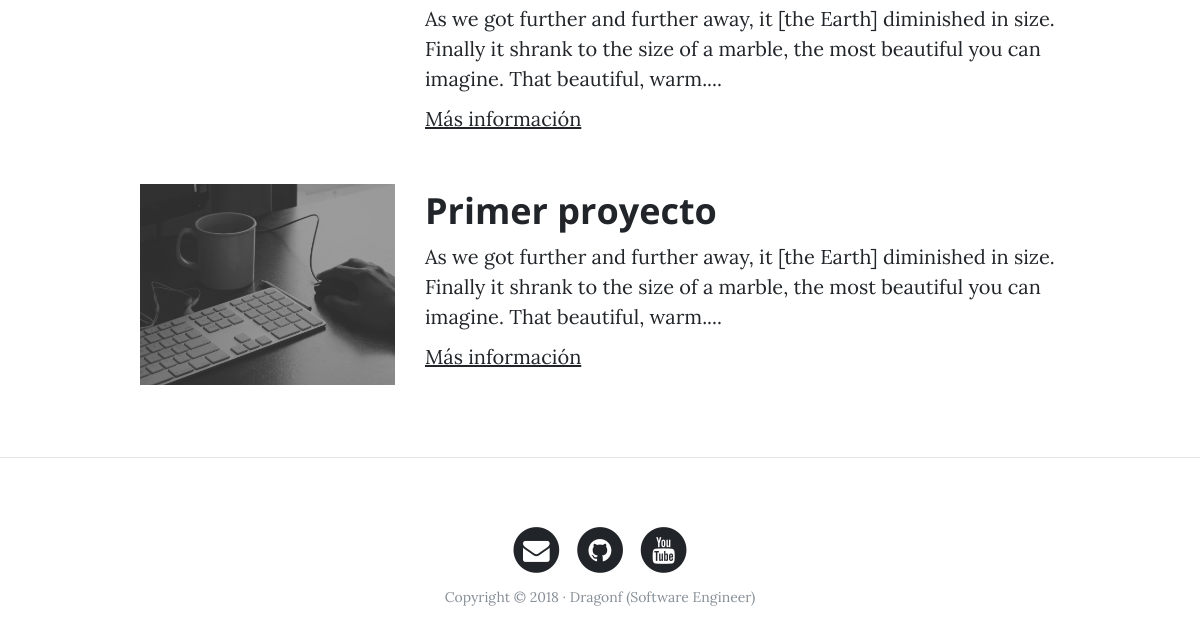
/porfolio/ (lower part), run on an earlier commit of the app's database.
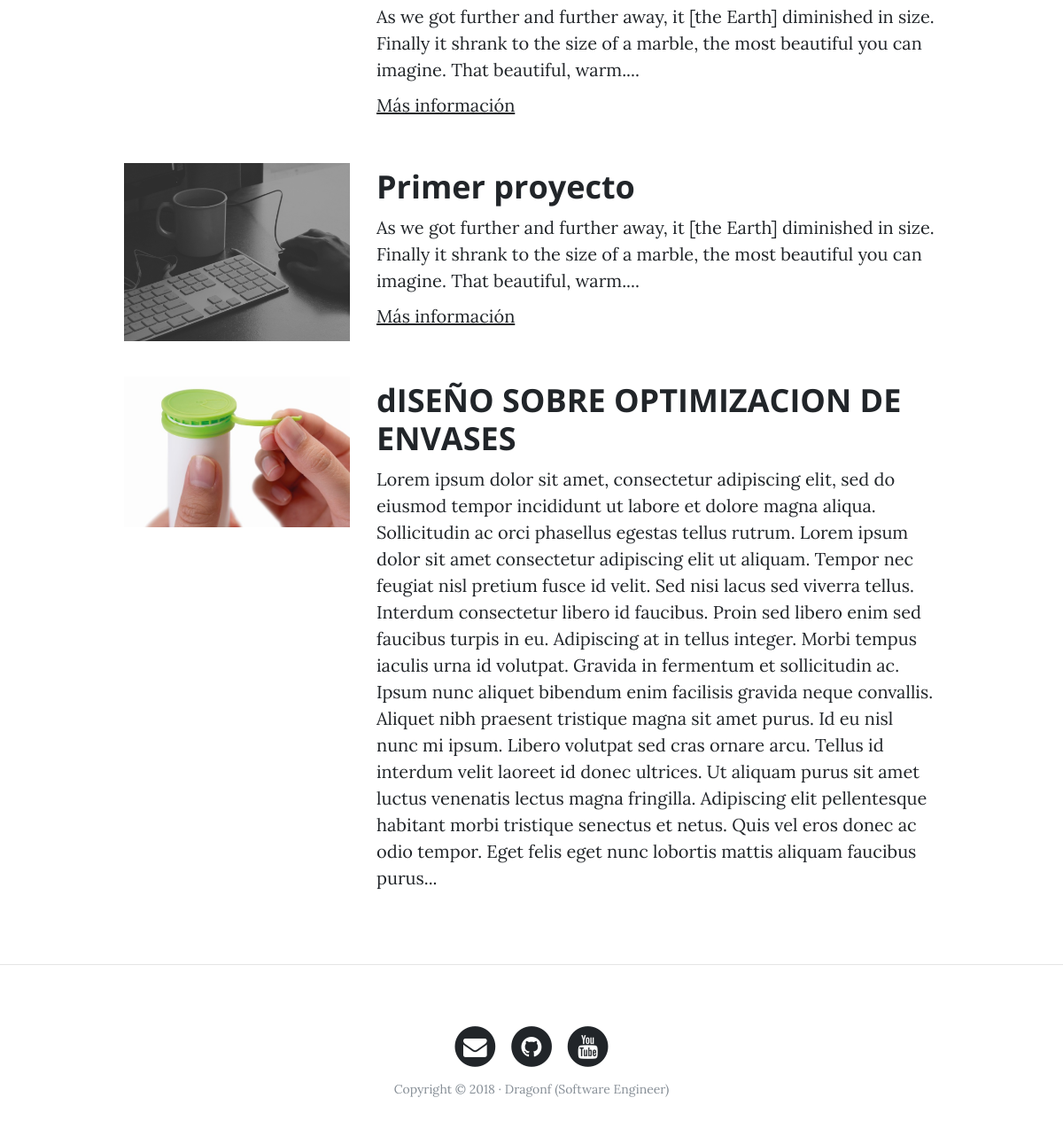
And on a later commit of the database.
### portfolio/models.py (models this page shows, shortened)
class Project(models.Model):
    title = models.CharField(max_length=200, verbose_name= 'Titulo')
    descripcion = models.TextField(verbose_name= 'Descripción')
    image = models.ImageField(verbose_name= 'Imagen', upload_to='projects')
    created= models.TimeField(auto_now_add=True, verbose_name= 'Fecha de creación')
    updated = models.TimeField(auto_now=True, verbose_name= 'fecha de modificación')
    link = models.URLField(null= True, blank= True)
    class Meta:
        verbose_name = 'proyecto'
        verbose_name_plural ='proyectos'
        ordering=[
            '-created'
        ]

### portfolio/views.py (the view)
# urls.py: path('porfolio/', portfolio_views.portfolio, name='portfolio'),
def portfolio(request):
    projects = Project.objects.all()
    return render(request, "portfolio/portfolio.html", {'projects':projects})

### portfolio/templates/portfolio/portfolio.html (shortened to what this page needs)
{% extends 'core/base.html' %}
{% block background %}{% load static %}{% static 'core/img/portfolio-bg.jpg' %}{% endblock %}
{% block content %}
        <div class="row project">
            <div class="col-lg-3 col-md-4 offset-lg-1">
            </div>
            <div class="col-lg-7 col-md-8">
            <p>As we got further and further away, it [the Earth] diminished in size. Finally it shrank to the size of a marble, the most beautiful you can imagine. That beautiful, warm....</p>
            <p><a href="http://google.com">Más información</a></p>
            </div>
        </div>
        <div class="row project">
            <div class="col-lg-3 col-md-4 offset-lg-1">
                <img class="img-fluid" src="{% static 'core/img/home-bg.jpg' %}" alt="">
            </div>
            <div class="col-lg-7 col-md-8">
                <h2 class="section-heading title">Primer proyecto</h2>
            <p>As we got further and further away, it [the Earth] diminished in size. Finally it shrank to the size of a marble, the most beautiful you can imagine. That beautiful, warm....</p>
            <p><a href="http://google.com">Más información</a></p>
            </div>
        </div>
    {% for project in projects %}
        <div class="row project">
            <div class="col-lg-3 col-md-4 offset-lg-1">
                <img class="img-fluid" src="{{project.image.url}}" alt="">
            </div>
            <div class="col-lg-7 col-md-8">
                <h2 class="section-heading title">{{project.title}}</h2>
                <p>{{project.descripcion}}</p>
            </div>
        </div>
    {% endfor %}
{% endblock %}

### core/templates/core/base.html (shortened to what this page needs)
<!DOCTYPE html>
<html lang="es">
  <head>
    {% load static %}
    <link href="{% static 'core/vendor/bootstrap/css/bootstrap.min.css' %}" rel="stylesheet">
    <link href="{% static 'core/vendor/font-awesome/css/font-awesome.min.css' %}" rel="stylesheet" type="text/css">
    <link href="{% static 'core/css/clean-blog.min.css' %}" rel="stylesheet">
  </head>
  <body>
    <div class="container">
      {% block content %}{% endblock %}
    </div>
    {% if request.path != "/" %}<hr>{% endif %}
    <footer>
      <div class="container">
        <div class="row">
          <div class="col-lg-8 col-md-10 mx-auto">
            <ul class="list-inline text-center">
              <li class="list-inline-item">
                <a href="#">
                  <span class="fa-stack fa-lg">
                    <i class="fa fa-circle fa-stack-2x"></i>
                    <i class="fa fa-envelope fa-stack-1x fa-inverse"></i>
                  </span>
                </a>
              </li>
              <li class="list-inline-item">
                <a href="#">
                  <span class="fa-stack fa-lg">
                    <i class="fa fa-circle fa-stack-2x"></i>
                    <i class="fa fa-github fa-stack-1x fa-inverse"></i>
                  </span>
                </a>
              </li>
              <li class="list-inline-item">
                <a href="#">
                  <span class="fa-stack fa-lg">
                    <i class="fa fa-circle fa-stack-2x"></i>
                    <i class="fa fa-youtube fa-stack-1x fa-inverse"></i>
                  </span>
                </a>
              </li>
            </ul>
            <p class="copyright text-muted">Copyright &copy; 2018 · Dragonf (Software Engineer) </p>
          </div>
        </div>
      </div>
    </footer>
  </body>
</html>

What changed in the data, as far as the page shows it:
added Project: image (picture), title "dISEÑO SOBRE OPTIMIZACION DE ENVASES", descripcion "Lorem ipsum dolor sit amet, consectetur adipiscing elit, sed do eiusmod tempor incididunt ut labore et dolore magna aliqua. Sollicitudin ac orci phasellus egestas tellus rutrum. Lorem ipsum dolor sit amet consectetur adipiscing elit ut aliquam. Tempor nec feugiat nisl pretium fusce id velit. Sed nisi lacus sed viverra tellus. Interdum consectetur libero id faucibus. Proin sed libero enim sed faucibus turpis in eu. Adipiscing at in tellus integer. Morbi tempus iaculis urna id volutpat. Gravida in fermentum et sollicitudin ac. Ipsum nunc aliquet bibendum enim facilisis gravida neque convallis. Aliquet nibh praesent tristique magna sit amet purus. Id eu nisl nunc mi ipsum. Libero volutpat sed…"
